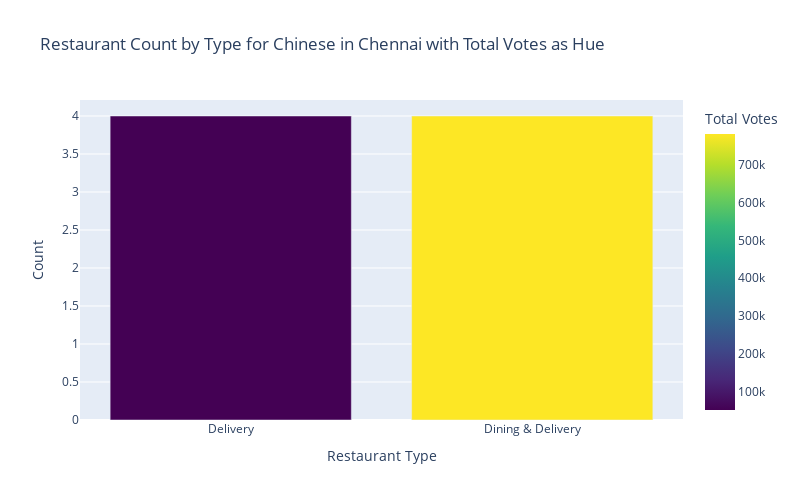

The notebook cell this image was saved under:
### Code cell
# plot restaurant type vs restaurant count with total_votes as hue

# group by restaurant type
biryani_restaurant_type_counts = df_chennai_chinese.groupby('restaurant_type')['restaurant_name'].nunique().reset_index()

# add a new column for total votes
biryani_restaurant_type_counts['total_votes'] = df_chennai_chinese.groupby('restaurant_type')['total_votes'].sum().values

# create bar plot
fig = px.bar(biryani_restaurant_type_counts, x='restaurant_type', y='restaurant_name',
             color='total_votes', color_continuous_scale='Viridis',
             labels={'restaurant_type': 'Restaurant Type', 'restaurant_name': 'Count', 'total_votes': 'Total Votes'},
             title='Restaurant Count by Type for Chinese in Chennai with Total Votes as Hue')

# order in descending
fig.update_xaxes(categoryorder='total descending')

# set the plot size
fig.update_layout(width=800, height=500)

# show the plot
fig.show()

### Figure 1 — Plotly figure (JSON) as saved in the notebook; plotly's stock layout.template omitted (floating-point values rounded to 4 significant figures)
{"data": [{"alignmentgroup": "True", "hovertemplate": "Restaurant Type=%{x}<br>Count=%{y}<br>Total Votes=%{marker.color}<extra></extra>", "legendgroup": "", "marker": {"color": [52980, 780093], "coloraxis": "coloraxis", "pattern": {"shape": ""}}, "name": "", "offsetgroup": "", "orientation": "v", "showlegend": false, "textposition": "auto", "type": "bar", "x": ["Delivery", "Dining & Delivery"], "xaxis": "x", "y": [4, 4], "yaxis": "y"}], "layout": {"barmode": "relative", "coloraxis": {"colorbar": {"title": {"text": "Total Votes"}}, "colorscale": [[0, "#440154"], [0.1111, "#482878"], [0.2222, "#3e4989"], [0.3333, "#31688e"], [0.4444, "#26828e"], [0.5556, "#1f9e89"], [0.6667, "#35b779"], [0.7778, "#6ece58"], [0.8889, "#b5de2b"], [1, "#fde725"]]}, "height": 500, "legend": {"tracegroupgap": 0}, "title": {"text": "Restaurant Count by Type for Chinese in Chennai with Total Votes as Hue"}, "width": 800, "xaxis": {"anchor": "y", "categoryorder": "total descending", "domain": [0, 1], "title": {"text": "Restaurant Type"}}, "yaxis": {"anchor": "x", "domain": [0, 1], "title": {"text": "Count"}}}}
